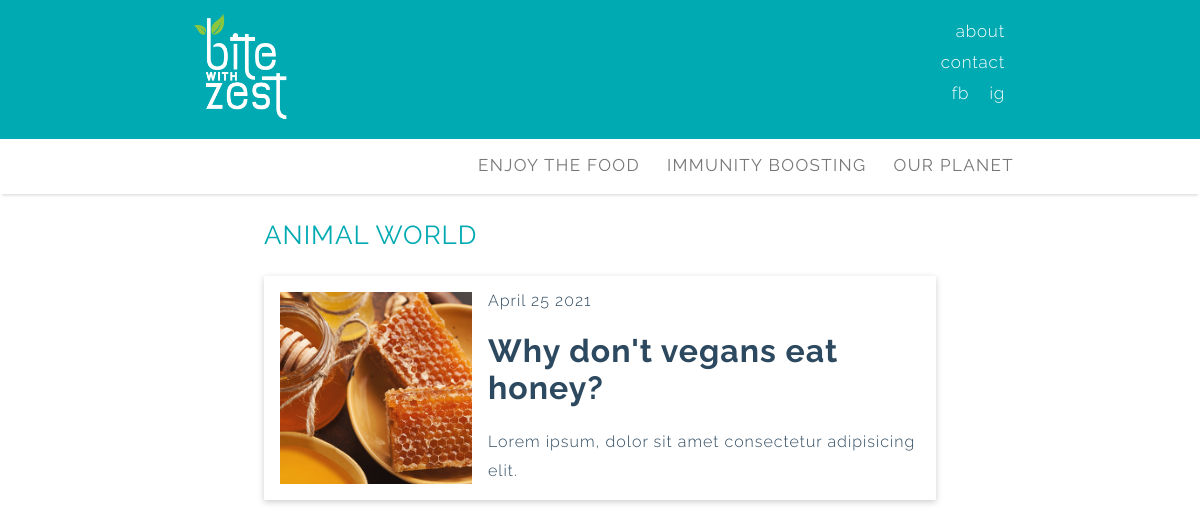
Page /filter/sub/animal-world/ on the committed database.
### blog/models.py (models this page shows, shortened)
class Category(models.Model):
    description = models.CharField(max_length=200, unique=True)
    status = models.IntegerField(choices=STATUS, default=0)
    slug = models.SlugField(max_length=200,unique=True, default='')
    class Meta:
        verbose_name_plural = 'Categories'

class SubCategory(models.Model):
    name = models.CharField(max_length=100, unique=True)
    category = models.CharField(max_length=200, choices=category_list, default='')
    status = models.IntegerField(choices=STATUS, default=0)
    slug = models.SlugField(max_length=200,unique=True, default='')
    class Meta:
        verbose_name_plural = 'Sub Categories'

class Post(models.Model):
    titleplus = models.TextField(max_length=240, default='')
    author = models.ForeignKey(User, on_delete= models.CASCADE,related_name='blog_posts')
    updated_on = models.DateTimeField(auto_now= True)
    created_on = models.DateTimeField(auto_now_add=True)
    custom_date = models.DateTimeField(null= True,blank=True)
    category = models.CharField(max_length=200, choices=category_list, default='')
    subcategory = models.CharField(max_length=200, choices=subcategory_list, default='uncategorized')
    status = models.IntegerField(choices=STATUS, default=0)
    cardtype = models.IntegerField(choices=CARDTYPE, default=0)
    thumbnail = models.FileField(upload_to=path_and_rename,blank=True)
    thumbnail_desc = models.CharField(max_length=200,default='',blank=True)
    opener_pic= models.FileField(upload_to=path_and_rename_opener,blank=True)
    intro = RichTextUploadingField()
    title = models.CharField(max_length=200, unique=True)
    slug = models.SlugField(max_length=200, unique=True)
    maintext = RichTextUploadingField(default='')
    intro1 = RichTextUploadingField(default='',blank=True)
    intro_pic= models.FileField(upload_to=path_and_rename_intro,blank=True)
    intro_pic_desc = models.CharField(max_length=200,default='',blank=True)
    legend = RichTextUploadingField(default='',blank=True)
    add_pic = models.FileField(upload_to=path_and_rename_add,blank=True)
    add_pic_desc = models.CharField(max_length=200,default='',blank=True)
    ingredients = RichTextField(blank=True)
    preparationtext = RichTextUploadingField(default='',blank=True)
    main_pic = models.FileField(upload_to=path_and_rename_main,blank=True)
    main_pic_desc = models.CharField(max_length=200,default='',blank=True)
    tip = RichTextField(default='',blank=True)
    relates_to = models.ForeignKey('self', on_delete=models.CASCADE, default=1)
    relates_to_desc = models.CharField(max_length=300,default='',blank=True)
    outro = RichTextUploadingField(default='',blank=True)
    class Meta:
        ordering = ['-created_on']
        verbose_name_plural = 'Posts'

### blog/views.py (the view)
# urls.py: path('filter/sub/<slug:slug>/', views.SubCategoryList.as_view(), name='subcategory_view'),
class SubCategoryList(generic.DetailView):
    model = SubCategory
    template_name = 'post_cat_list.html'
    def get_context_data(self, **kwargs):
        context = super(SubCategoryList, self).get_context_data(**kwargs)
        shared_context(context)
        return context

### blog/templates/post_cat_list.html (shortened to what this page needs)
{% extends "base.html" %}
{% load static %}
{% block post_showcase %}
<div class="gallery-cat" id="galleryCat">
  <header class="post-cat-header">
    {% if request.resolver_match.url_name  == 'category_view' %}
    <h3 class="post-cat-title">{{object.description|upper}} </h3>
    {% elif request.resolver_match.url_name  == 'featured_view'%}
    <h3 class="post-cat-title">FEATURED </h3>
    {% else %}
    <h3 class="post-cat-title">{{object.name|upper}} </h3>
    {% endif %}
  </header>
  {% if request.resolver_match.url_name  == 'category_view' %}
    {% for post in post_cat_list %}
      {% if object.description == post.category %}
      <a href="{% url 'post_detail' post.slug  %}">
        <div class="post-cat-card">
          <div class="post-cat-card__img">
            <img src="../../media/post{{post.id}}/thumbs/post_thumb{{post.id}}.jpg" alt="">
          </div>
          <div class="post-cat-card__info">
            <div class="post-cat-card__date">
              <span>{{ post.created_on | date:"F d Y"}}</span>
            </div>
            <h1 class="post-cat-card__title">{{ post.title | safe }}</h1>
            <p class="post-cat-card__text">{{post.titleplus}}</p>
          </div>
        </div>
      </a>
      {% endif %}
    {% endfor %}
  {% elif request.resolver_match.url_name  == 'subcategory_view'  %}
    {% for post in post_subcat_list %}
      {% if object.name == post.subcategory %}
      <a href="{% url 'post_detail' post.slug  %}">
        <div class="post-cat-card">
          <div class="post-cat-card__img">
            <img src="../../../media/post{{post.id}}/thumbs/post_thumb{{post.id}}.jpg" alt="">
          </div>
          <div class="post-cat-card__info">
            <div class="post-cat-card__date">
              <span>{{ post.created_on | date:"F d Y"}}</span>
            </div>
            <h1 class="post-cat-card__title">{{ post.titleplus }}</h1>
            <p class="post-cat-card__text">Lorem ipsum, dolor sit amet consectetur adipisicing elit. </p>
          </div>
        </div>
      </a>
      {% endif %}
    {% endfor %}
  {% endif %}
</div>
{% endblock  %}

### blog/templates/base.html (shortened to what this page needs)
{% load static %}
<!DOCTYPE html>
<html lang="en">
	<head>
		<link rel="stylesheet" href="/static/css/style.css" />
		<link rel="stylesheet" href="/static/css/responsive.css" />
	</head>
<body onresize="resizeWindow()">
<div class="header-wrapper">
	<div class="header">
		<div class="logo">
			<a href="/"><img src="{% static 'img/BwZ_logo_W.png' %}" alt="logo"></a>
		</div>
		<div class="header-nav">
			<ul>
				<li><a href="/">about</a></li>
				<li><a href="javascript:void(0)">contact</a></li>
				<li><a href="javascript:void(0)">fb</a>  <a href="javascript:void(0)">ig</a></li>
			</ul>
		</div>
	</div>
</div>
<div class="topnav-wrapper" id="myTopnavWrapper">
	<div class="topnav" id="myTopnav">
	<div class="desc">
	  {% for category in cat_list %}
	  <div class="dropdown">
		<button class="dropbtn"><a href="{% url 'category_view' category.slug  %}" class="">{{category.description}}</a></button>
	  </div>
	  {% endfor %}
	</div>
  </div>
</div>
	<div class="content" id="content">
		{% block post_showcase %}{% endblock post_showcase %}
	</div>
</body>
</html>

### static/css/style.css (style rules this page uses)
:root { --yellow: #ffc600; --black: rgb(45, 73, 95); --grey: #777777; --main: rgb(0, 170, 179); --main_transparent: rgba(0, 170, 179, 0.1); --divider-border-style: solid; --divider-color: var( --main ); --divider-border-width: 3px; }
*, *:before, *:after { box-sizing: border-box; }
body { font-family: Raleway, sans-serif; letter-spacing: 1px; margin: 0; font-weight: 300; }
button { font-family: Raleway, sans-serif; }
h1,h2,h3,h4,h5,h6 { margin: 0,0,5px,0; }
p { margin: 0; line-height: 29px; }
.content { display: grid; }
.post-cat-title { color: var(--main); font-weight: 400; font-size: 26px; }
@media (max-width: 1440px) { .post-cat-title { color: var(--main); font-weight: 400; font-size: 26px; } }

### static/css/responsive.css (style rules this page uses)
img { max-width: 100%; }
.topnav-wrapper { box-shadow: 0 4px 2px -2px rgba(0,0,0,.1); z-index: 1; max-width: 100%; background-color: #fff; }
.topnav { overflow: hidden; background-color: #fff; margin: auto ; width: 70%; z-index: 2; }
.topnav a { float: right; display: block; color: var(--grey); text-decoration: none; font-size: 17px; text-transform: uppercase; text-align: center; letter-spacing: 0.08em; }
.logo { max-width: 120px; }
.dropdown { float: right; overflow: hidden; }
.header-wrapper { background-color: var(--main); max-width: 100%; }
.header { background-color: var(--main); text-align: center; margin: auto; width: 70%; display: grid; grid-template-columns: auto auto; }
.header-nav { display: block; color: white; text-align: right; }
.header-nav a { color: white; font-size: 17px; letter-spacing: .05em; padding-right: 15px; }
.header-nav>ul { list-style-type: none; line-height: 30px; }
.dropdown .dropbtn { font-size: 17px; border: none; color: var(--grey); background-color: inherit; line-height: 20px; text-transform: uppercase; letter-spacing: 0.08em; text-align: center; }
@media (min-width: 960px) { .dropdown .dropbtn { font-size: 17px; border: none; color: var(--grey); padding-left: 21px; background-color: inherit; line-height: 50px; text-transform: uppercase; letter-spacing: 0.08em; text-align: center; } }
@media (min-width: 960px) { .gallery-cat { display: block; margin: auto auto 30px; width: 56%; height: 100vmax; } }
@media (min-width: 960px) { .post-cat-card { max-width: 80rem; max-height: 14rem; margin-bottom: 1rem; box-shadow: 0 0.1rem 0.4rem rgba(0,0,0,0.2); display: flex; align-items: center; height: 14rem; } }
@media (min-width: 960px) { .post-cat-card__img { min-width: 12rem; max-width: 14rem; height: 12rem; width: 12rem; transform: translateX(1rem); position: relative; } }
@media (min-width: 960px) { .post-cat-card__img img { width: 100%; height: 100%; object-fit: cover; } }
@media (min-width: 960px) { .post-cat-card__info { padding-left: 2rem; } }
@media (min-width: 960px) { a { text-decoration: none; color: var(--black); } }

### rows in the picture
Category: description "OUR PLANET"
Category: description "IMMUNITY BOOSTING"
Category: description "ENJOY THE FOOD"
SubCategory: name "ANIMAL WORLD"
Post: created_on "April 25 2021", titleplus "Why don't vegans eat honey?"
